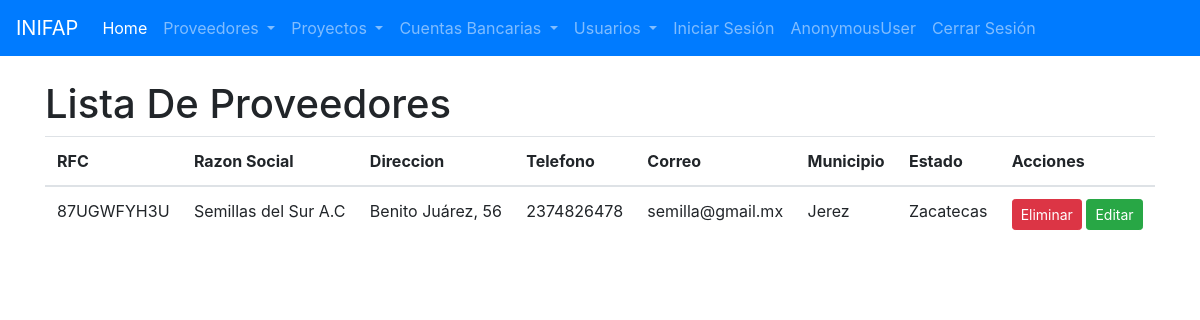
Screenshot of /proveedores/ with the database file from the repository.
### proveedores/models.py (models this page shows, shortened)
class Proveedor(models.Model):
    rfc = models.CharField('R.F.C', max_length=13)
    razon_social = models.CharField(max_length=255)
    direccion = models.CharField(max_length=255)
    telefono = models.CharField(max_length=15)
    correo = models.EmailField()
    estado = models.ForeignKey("proveedores.Estado", verbose_name= "Estado", on_delete= models.DO_NOTHING)
    municipio = models.ForeignKey("proveedores.Municipio", verbose_name= "Municipio", on_delete= models.DO_NOTHING)

class Municipio(models.Model):
    nombre = models.CharField(max_length=100)
    estado = models.ForeignKey("proveedores.Estado", verbose_name = "Estado", on_delete= models.DO_NOTHING)

class Estado(models.Model):
    nombre = models.CharField(max_length=100)

### proveedores/views.py (the view)
# urls.py: path('', views.ListaProveedores.as_view(), name = 'lista_proveedores'),
class ListaProveedores(ListView):
    model = Proveedor

### proveedores/templates/proveedores/proveedor_list.html (shortened to what this page needs)
{% extends 'base.html' %}
{% block contenido %}
<br>
<h1>Lista De Proveedores</h1>
<table class="table">
    <thead>
        <tr>
            <th>RFC</th>
            <th>Razon Social</th>
            <th>Direccion</th>
            <th>Telefono</th>
            <th>Correo</th>
            <th>Municipio</th>
            <th>Estado</th>
            <th>Acciones</th>
        </tr>
    </thead>
    <tbody>
        {% for proveedor in object_list %}
        <tr>
            <td>{{ proveedor.rfc }}</td>
            <td>{{ proveedor.razon_social}}</td>
            <td>{{ proveedor.direccion}}</td>
            <td>{{ proveedor.telefono}}</td>
            <td>{{ proveedor.correo}}</td>
            <td>{{ proveedor.municipio.nombre}}</td>
            <td>{{ proveedor.estado.nombre}}</td>
            <td>
                <a href="{% url 'eliminar_proveedor' proveedor.id %}" class="btn btn-danger btn-sm">Eliminar</a>
                <a href="{% url 'editar_proveedor' proveedor.id %}" class="btn btn-success btn-sm">Editar</a>
            </td>
        </tr>
        {% endfor %}
    </tbody>
</table>
{% endblock %}

### rows the page displays
Proveedor: rfc "87UGWFYH3U", razon_social "Semillas del Sur A.C", direccion "Benito Juárez, 56", telefono "2374826478", correo "semilla@gmail.mx", municipio.nombre "Jerez", estado.nombre "Zacatecas"

### other values shown
{{ user }} "AnonymousUser"
